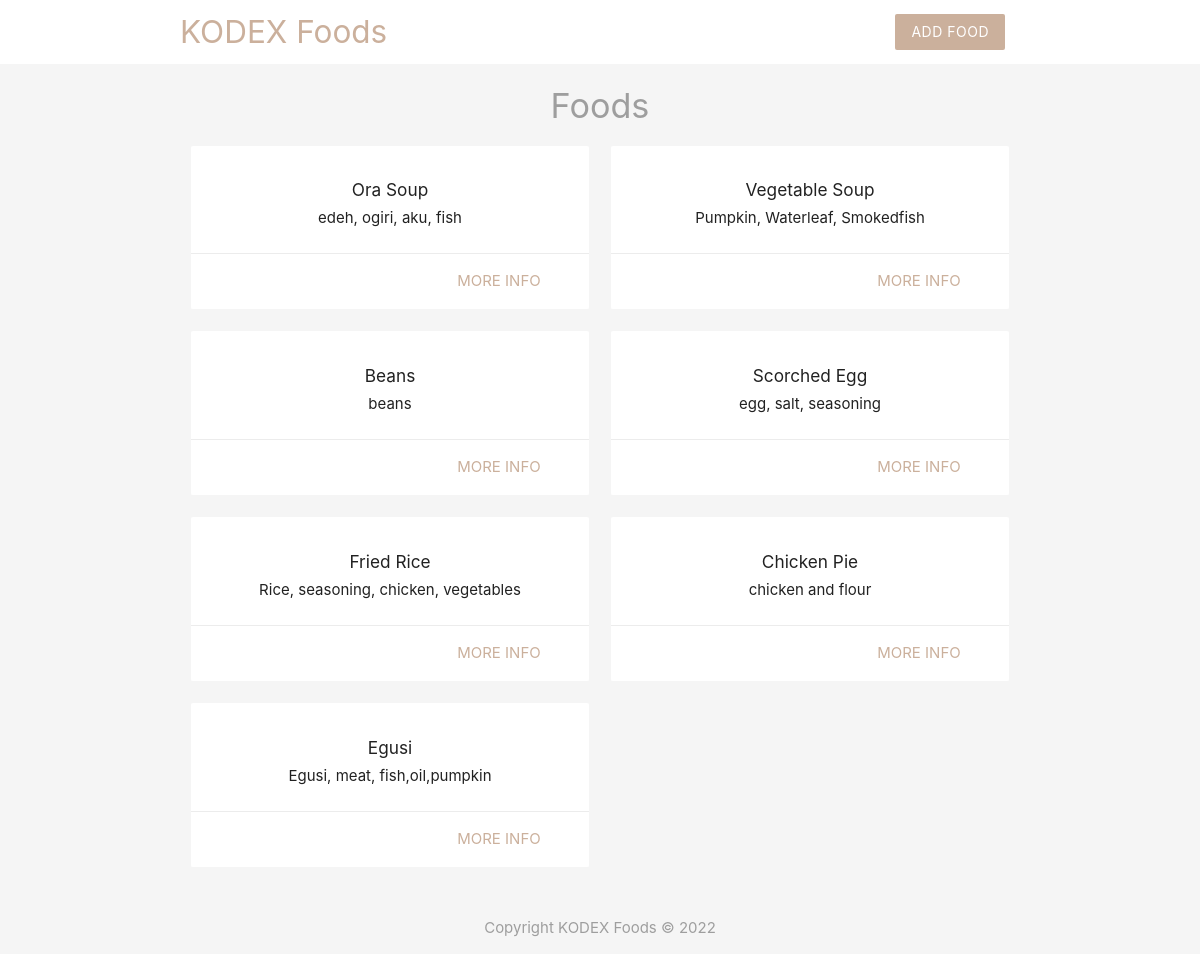
The page / on the database its author committed.
### tables this page shows
CREATE TABLE `food` (
  `id` int(11) NOT NULL,
  `title` varchar(70) NOT NULL,
  `ingredients` varchar(255) NOT NULL,
  `email` varchar(70) NOT NULL,
  `created_at` timestamp NOT NULL DEFAULT current_timestamp() ON UPDATE current_timestamp()
);

### index.php (the view, shortened to what this page needs)
<?php
include('config/db_connect.php');
$sql = 'SELECT id, title, ingredients,email FROM food ORDER BY created_at';
$result = mysqli_query($conn, $sql);
$foods = mysqli_fetch_all($result, MYSQLI_ASSOC);
?>
<!DOCTYPE html>
<html lang="en">
<?php include('layout/header.php')?>
    <h4 class="center grey-text">Foods</h4>
    <div class="container">
        <div class="row">
            <?php foreach($foods as $food):?>
                <div class="col s6 md3">
                    <div class="card z-depth-0">
                        <div class="card-content center">
                            <h6><?php echo htmlspecialchars($food['title']); ?></h6>
                            <div><?php echo htmlspecialchars($food['ingredients']); ?></div>
                        </div>
                        <div class="card-action right-align">
                            <a href="details.php?id=<?php echo $food['id'] ?>" class="brand-text">More info</a>
                        </div>
                    </div>
                </div>
            <?php endforeach;?>
        </div>
    </div>
<?php include('layout/footer.php')?>
</html>

### layout/header.php (shortened to what this page needs)
<?php
    $name = $_SESSION['name'];
?>
<head>
    <link rel="stylesheet" href="https://cdnjs.cloudflare.com/ajax/libs/materialize/1.0.0/css/materialize.min.css">
</head>
<body class="grey lighten-4">
    <nav class=" white z-depth-0">
        <div class="container">
            <a href="index.php" class="brand-logo brand-text">KODEX Foods</a>
            <ul id="nav-mobile" class="right hide-on-small-and-down">
                <li>Hello<?php echo htmlspecialchars($name); ?></li>
                <li class="grey-text"><a href="add.php" class="btn brand z-depth-0">Add Food</a></li>
            </ul>
        </div>
    </nav>

### layout/footer.php
<footer class="section">
    <div class="center grey-text">Copyright KODEX Foods &copy; 2022</div>
</footer>
</body>

### layout/header.php (style rules this page uses)
.brand { background:#cbb09c !important; }
.brand-text { color:#cbb09c !important; }

### rows shown on the page
food: title "Ora Soup", ingredients "edeh, ogiri, aku, fish"
food: title "Vegetable Soup", ingredients "Pumpkin, Waterleaf, Smokedfish"
food: title "Beans", ingredients "beans"
food: title "Scorched Egg", ingredients "egg, salt, seasoning"
food: title "Fried Rice", ingredients "Rice, seasoning, chicken, vegetables"
food: title "Chicken Pie", ingredients "chicken and flour"
food: title "Egusi", ingredients "Egusi, meat, fish,oil,pumpkin"
